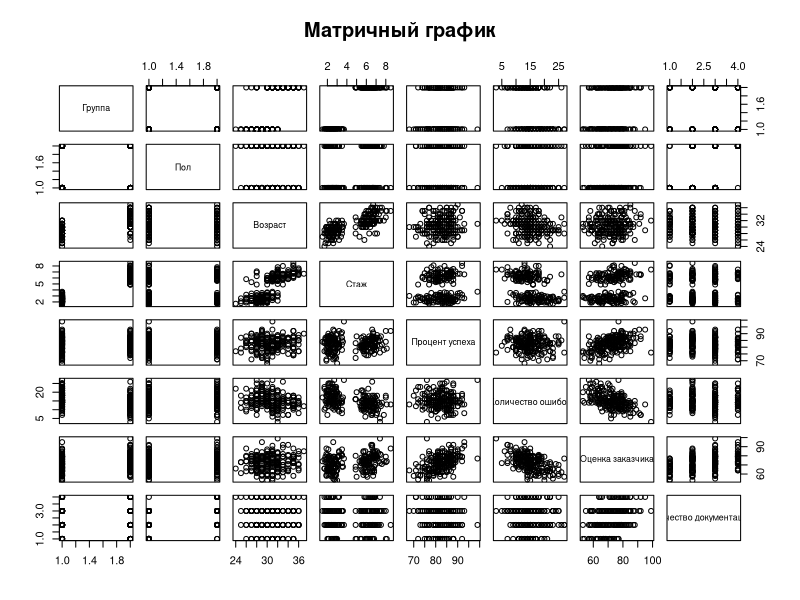
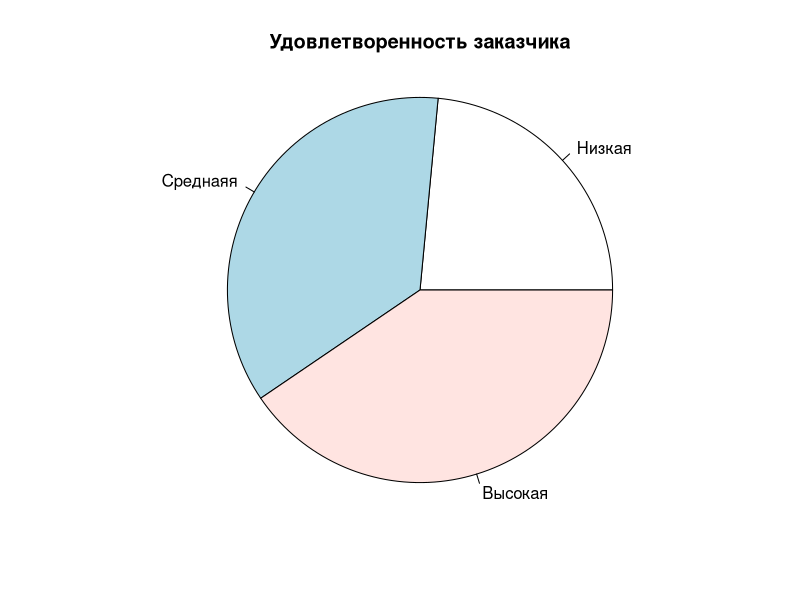
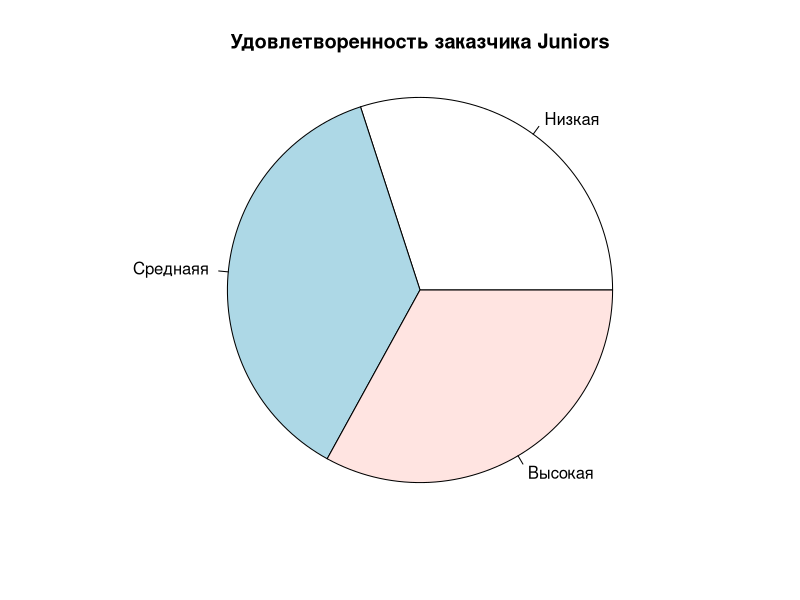
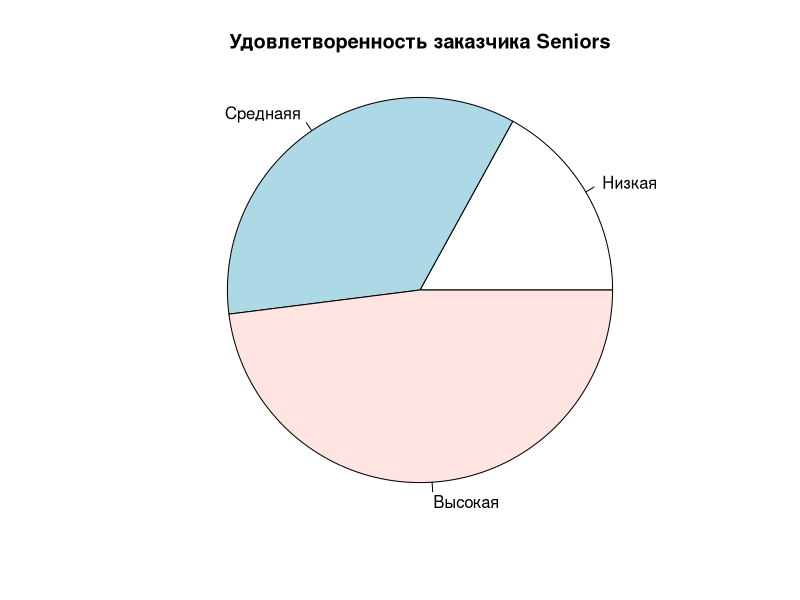

R code for these plots, in order:

data <- read.table(file      = "data.csv",
                   header    = TRUE,
                   sep       = ";",
                   row.names = 1)

names(data) <- c("Группа",
                 "Пол",
                 "Возраст",
                 "Стаж",
                 "Процент успеха",
                 "Количество ошибок",
                 "Оценка заказчика",
                 "Удовлетворенность заказчика",
                 "Качество документации")

index <- data$`Удовлетворенность заказчика` == "низкая"
data[index, "Удовлетворенность заказчика"] <- as.numeric(1)
index <- data$`Удовлетворенность заказчика` == "средняя"
data[index, "Удовлетворенность заказчика"] <- as.numeric(2)
index <- data$`Удовлетворенность заказчика` == "высокая"
data[index, "Удовлетворенность заказчика"] <- as.numeric(3)
data[, "Удовлетворенность заказчика"] <- as.numeric(data[, "Удовлетворенность заказчика"])

juniors <- subset(data, data$Группа == 1)
seniors <- subset(data, data$Группа == 2)

get_stat <- function(x) {
  x_mean   <- mean(x)
  x_median <- median(x)
  x_sd     <- sd(x)
  x_var    <- var(x)
  x_mad    <- mad(x)
  x_sum    <- sum(x)
  x_diff   <- diff(x)
  x_min    <- min(x)
  x_max    <- max(x)
  x_q1     <- quantile(x, c(0.25, 0.75))
  x_uniq   <- unique(x)
  x_mode   <- x_uniq[which.max(tabulate(match(x, x_uniq)))]
  return(c("Среднее"                       = x_mean,
           "Медиана"                       = x_median,
           "Стандартное отклонение"        = x_sd,
           "Дисперсия"                     = x_var,
           "Абсолютное отклонение медианы" = x_mad,
           "Сумма"                         = x_sum,
           "Минимальное значение"          = x_min,
           "Максимальное значение"         = x_max,
           "Квартили"                      = x_q1,
           "Мода"                          = x_mode))
}

#	мода;
# ассиметрия;
# эксцесс;
# первая квартиль;
# третья квартиль.


##########################
#  Анализ первой группы  #
##########################
View(get_stat(juniors$Пол))
View(get_stat(juniors$Возраст))
View(get_stat(juniors$Стаж))
View(get_stat(juniors$`Процент успеха`))
View(get_stat(juniors$`Количество ошибок`))
View(get_stat(juniors$`Оценка заказчика`))
View(get_stat(juniors$`Качество документации`))


##########################
#  Анализ второй группы  #
##########################
View(get_stat(seniors$Пол))
View(get_stat(seniors$Возраст))
View(get_stat(seniors$Стаж))
View(get_stat(seniors$`Процент успеха`))
View(get_stat(seniors$`Количество ошибок`))
View(get_stat(seniors$`Оценка заказчика`))
View(get_stat(seniors$`Качество документации`))


#########################
#  Анализ всей выборки  #
#########################
View(get_stat(data$Пол))
View(get_stat(data$Возраст))
View(get_stat(data$Стаж))
View(get_stat(data$`Процент успеха`))
View(get_stat(data$`Количество ошибок`))
View(get_stat(data$`Оценка заказчика`))
View(get_stat(data$`Качество документации`))


################################
#  Анализ качественных данных  #
################################
View(get_stat(juniors$`Удовлетворенность заказчика`))
View(get_stat(seniors$`Удовлетворенность заказчика`))
View(get_stat(data$`Удовлетворенность заказчика`))




###############################
#  Графический анализ данных  #
###############################
library(ggpubr)

pairs(~data$Группа                  +
       data$Пол                     +
       data$Возраст                 +
       data$Стаж                    +
       data$`Процент успеха`        +
       data$`Количество ошибок`     +
       data$`Оценка заказчика`      +
       data$`Качество документации`,
      data = data,
      labels = c("Группа",
                 "Пол",
                 "Возраст",
                 "Стаж",
                 "Процент успеха",
                 "Количество ошибок",
                 "Оценка заказчика",
                 "Качество документации"),
      main = "Матричный график")


pie(table(data$`Удовлетворенность заказчика`),
    labels = c("Низкая", "Среднаяя", "Высокая"),
    radius = 1,
    main = "Удовлетворенность заказчика")


pie(table(juniors$`Удовлетворенность заказчика`),
    labels = c("Низкая", "Среднаяя", "Высокая"),
    radius = 1,
    main = "Удовлетворенность заказчика Juniors")
pie(table(seniors$`Удовлетворенность заказчика`),
    labels = c("Низкая", "Среднаяя", "Высокая"),
    radius = 1,
    main = "Удовлетворенность заказчика Seniors")

